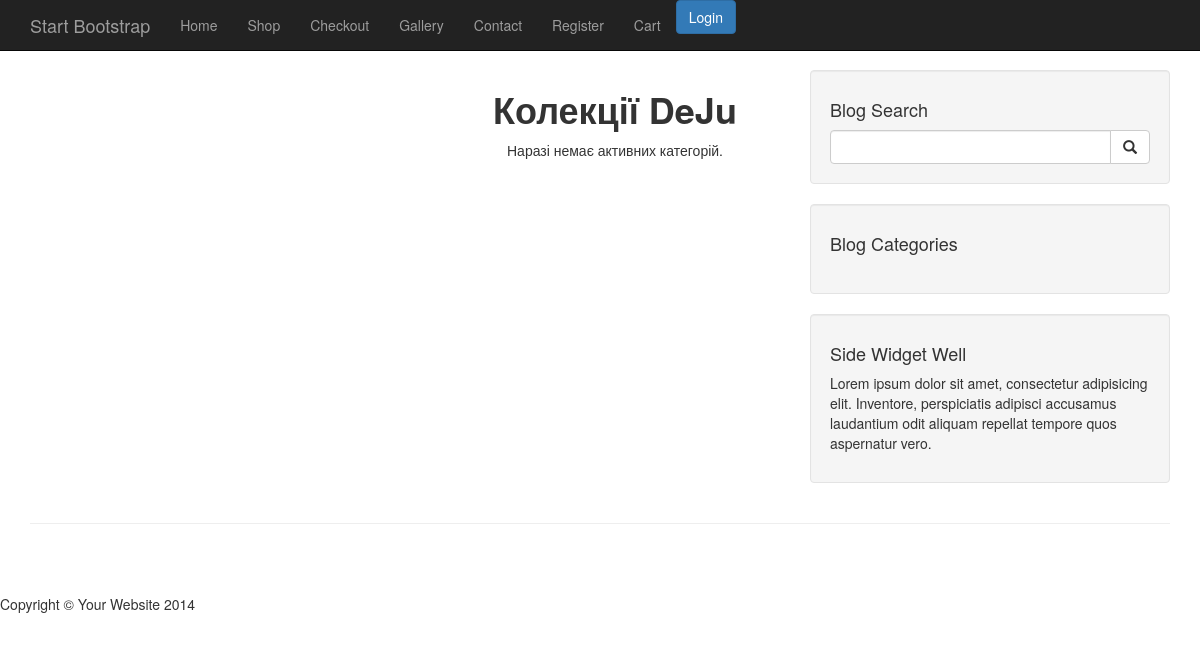
The page /shop/ on the database as committed earlier.
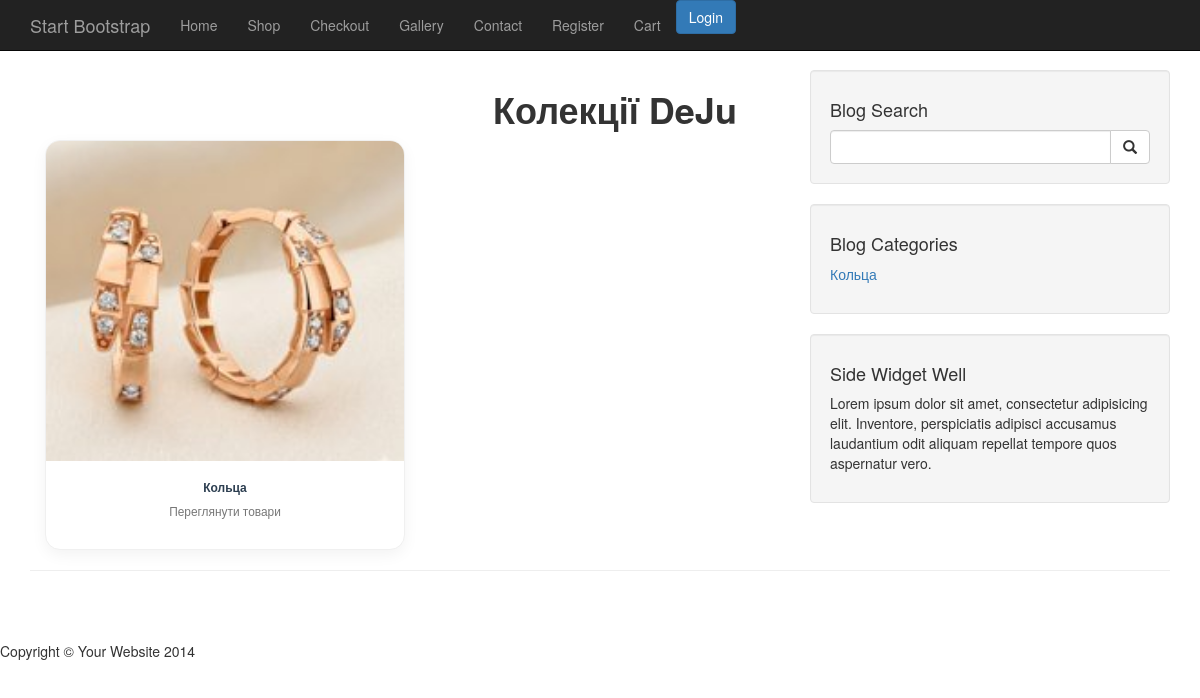
The same page on the database as committed later.
### shop/models.py (models this page shows, shortened)
class Category(models.Model):
    title = models.CharField(max_length=255)
    image = models.ImageField(upload_to='shop/categories/')
    thumbnail = models.ImageField(upload_to='shop/categories/thumbnails/', blank=True)
    uploaded_at = models.DateTimeField(auto_now_add=True)
    slug = models.SlugField(max_length=120, unique=False, blank=True, null=True)
    def __str__(self):
        return self.title

### shop/views.py (the view)
# urls.py: path('', include('shop.urls', namespace='shop')),
def shop(request):
    products = Product.objects.all().order_by('-uploaded_at')
    categories = Category.objects.all()
    context = {
        'products': products,
        'categories': categories,
    }
    return render(request, 'shop/shop.html', context)

### shop/context_processors.py (called while the page is built)
def categorys_processor(request):
    categories = Category.objects.all()
    return {'categories': categories}

### templates/shop/shop.html (shortened to what this page needs)
{% extends "layout/shop_layout.html" %}
{% block content %}
<div class="container mt-5">
    {% if category %}
        <h1 class="text-center mb-5" style="font-weight: 700; color: #333;">Колекція: {{ category.title }}</h1>
        <div class="row">
            {% for product in products %}
            <div class="col-md-4 col-sm-6 mb-4">
                <div class="category-card">
                    <a href="{% url 'shop:product' product.slug %}">
                        <div class="category-image-wrapper">
                            {% if product.images %}
                                <img src="{{ product.images.url }}" class="img-responsive" alt="{{ product.title }}">
                            {% else %}
                                <div class="h-100 d-flex align-items-center justify-content-center bg-light">
                                    <span class="text-muted small">Немає фото</span>
                                </div>
                            {% endif %}
                            <div class="category-overlay">
                                <span class="view-details">Дивитись виріб</span>
                            </div>
                        </div>
                    </a>
                    <div class="category-info">
                        <h3>{{ product.title }}</h3>
                        <p class="text-primary" style="font-weight: 600; font-size: 1.1rem;">{{ product.price }} грн</p>
                    </div>
                </div>
            </div>
            {% empty %}
            <div class="col-12 text-center">
                <p>У цій колекції поки що немає товарів.</p>
                <a href="{% url 'shop:shop' %}" class="btn btn-outline-dark mt-3">Назад до категорій</a>
            </div>
            {% endfor %}
        </div>
    {% else %}
        <h1 class="text-center mb-5" style="font-weight: 700; color: #333;">Колекції DeJu</h1>
        <div class="row">
            {% for cat in categories %}
            <div class="col-md-4 col-sm-6 mb-4">
                <div class="category-card">
                    <a href="{% url 'shop:category' cat.slug %}">
                        <div class="category-image-wrapper">
                        </div>
                    </a>
                    <div class="category-info">
                        <h3>{{ cat.title }}</h3>
                        <p class="text-muted small">Переглянути товари</p>
                    </div>
                </div>
            </div>
            {% empty %}
            <div class="col-12 text-center">
                <p>Наразі немає активних категорій.</p>
            </div>
            {% endfor %}
        </div>
    {% endif %}
</div>
{% endblock %}

### templates/layout/shop_layout.html
{% extends "base.html" %}
{% block main %}
    <div class="container">
        <div class="row">
            <div class="col-md-8">
                {% block content%}
                {% endblock %}
            </div>
            <div class="col-md-4">
                <div class="well">
                    <h4>Blog Search</h4>
                    <form class="input-group" method="GET" action="{% url 'search' %}">
                        <input type="search" name="query" class="form-control">
                        <span class="input-group-btn">
                            <button class="btn btn-default" type="submit">
                                <span class="glyphicon glyphicon-search"></span>
                        </button>
                        </span>
                    </form>
                </div>
                <div class="well">
                    <h4>Blog Categories</h4>
                    <div class="row">
                        <div class="col-lg-6">
                            <ul class="list-unstyled">
                                {% for c in categories %}
                                <li><a href="#">{{ c }}</a>
                                </li>
                                {% endfor %}
                            </ul>
                        </div>
                    </div>
                </div>
                <div class="well">
                    <h4>Side Widget Well</h4>
                    <p>Lorem ipsum dolor sit amet, consectetur adipisicing elit. Inventore, perspiciatis adipisci accusamus laudantium odit aliquam repellat tempore quos aspernatur vero.</p>
                </div>
            </div>
        </div>
        <hr>
    </div>
{% endblock %}

Rows that differ between the two databases and show on the page:
added Category: title "Кольца"
Other text that changed with them:
text no longer shown: "Наразі немає активних категорій."
